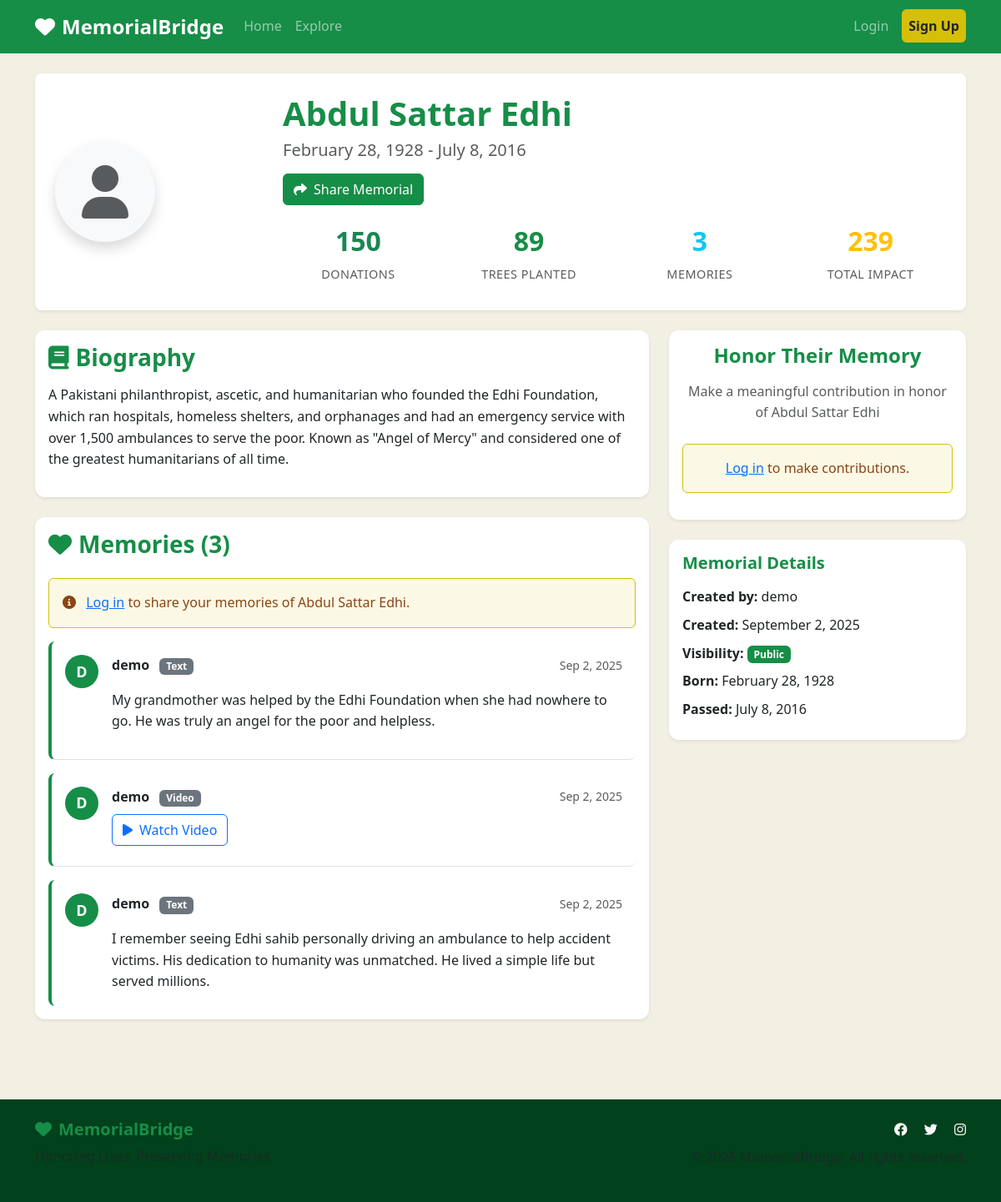
Screenshot of /m/abdul-sattar-edhi/ with the database file from the repository.
### main_app/models.py (models this page shows, shortened)
class Memorial(models.Model):
    VISIBILITY_CHOICES = [
        ('public', 'Public'),
        ('private', 'Private'),
    ]
    owner = models.ForeignKey(UserProfile, on_delete=models.CASCADE, related_name='memorials')
    name = models.CharField(max_length=200)
    slug = models.SlugField(unique=True, blank=True)
    dob = models.DateField(null=True, blank=True, verbose_name="Date of Birth")
    dod = models.DateField(null=True, blank=True, verbose_name="Date of Passing")
    bio = models.TextField(blank=True, help_text="Biography or description")
    cover_image = models.ImageField(upload_to='memorial_covers/', blank=True, null=True)
    visibility = models.CharField(max_length=10, choices=VISIBILITY_CHOICES, default='public')
    donations_count = models.IntegerField(default=0)
    trees_planted_count = models.IntegerField(default=0)
    created_at = models.DateTimeField(auto_now_add=True)
    updated_at = models.DateTimeField(auto_now=True)
    class Meta:
        ordering = ['-created_at']
    def total_contributions(self):
        return self.donations_count + self.trees_planted_count

class Memory(models.Model):
    MEMORY_TYPES = [
        ('text', 'Text'),
        ('image', 'Image'),
        ('video', 'Video'),
    ]
    memorial = models.ForeignKey(Memorial, on_delete=models.CASCADE, related_name='memories')
    author = models.ForeignKey(User, on_delete=models.CASCADE)
    type = models.CharField(max_length=10, choices=MEMORY_TYPES)
    content = models.TextField(blank=True, help_text="Text content for text memories")
    image = models.ImageField(upload_to='memory_images/', blank=True, null=True)
    video_url = models.URLField(blank=True, help_text="YouTube or other video URL")
    created_at = models.DateTimeField(auto_now_add=True)
    class Meta:
        ordering = ['-created_at']
        verbose_name_plural = 'Memories'

class UserProfile(models.Model):
    user = models.OneToOneField(User, on_delete=models.CASCADE)
    verified = models.BooleanField(default=False)

### main_app/views.py (the view, shortened to what this page needs)
# urls.py: path('m/<slug:slug>/', views.memorial_detail, name='memorial_detail'),
def memorial_detail(request, slug):
    memorial = get_object_or_404(Memorial, slug=slug)
    if memorial.visibility == 'private' and (
        not request.user.is_authenticated or
        memorial.owner.user != request.user
    ):
        messages.error(request, "This memorial is private.")
        return redirect('explore')
    memories = memorial.memories.all()
    memory_form = MemoryForm()
    context = {
        'memorial': memorial,
        'memories': memories,
        'memory_form': memory_form,
        'can_edit': request.user.is_authenticated and memorial.owner.user == request.user
    }
    return render(request, 'main_app/memorial_detail.html', context)

### templates/main_app/memorial_detail.html (shortened to what this page needs)
{% extends 'base.html' %}
{% load static %}
{% block content %}
<div class="container py-4">
    <div class="row mb-4">
        <div class="col-12">
            <div class="memorial-header bg-white rounded-3 shadow-sm p-4">
                <div class="row align-items-center">
                    <div class="col-md-3 text-center text-md-start">
                        {% if memorial.cover_image %}
                        <img src="{{ memorial.cover_image.url }}" class="memorial-profile-img rounded-circle shadow" alt="{{ memorial.name }}">
                        {% else %}
                        <div class="memorial-profile-placeholder rounded-circle shadow d-inline-flex align-items-center justify-content-center bg-light">
                            <i class="fas fa-user fa-4x text-muted"></i>
                        </div>
                        {% endif %}
                    </div>
                    <div class="col-md-9 mt-3 mt-md-0">
                        <h1 class="memorial-name fw-bold text-primary mb-2">{{ memorial.name }}</h1>
                        {% if memorial.dob and memorial.dod %}
                        <p class="memorial-dates text-muted h5 mb-3">
                            {{ memorial.dob|date:"F j, Y" }} - {{ memorial.dod|date:"F j, Y" }}
                        </p>
                        {% endif %}
                        <div class="memorial-actions d-flex flex-wrap gap-2 mb-3">
                            <button class="btn btn-primary copy-link-btn" data-slug="{{ memorial.slug }}">
                                <i class="fas fa-share me-2"></i>Share Memorial
                            </button>
                        </div>
                        <div class="memorial-stats">
                            <div class="row">
                                <div class="col-6 col-md-3">
                                    <div class="stat-box text-center">
                                        <div class="stat-number text-success fw-bold h4">{{ memorial.donations_count }}</div>
                                        <div class="stat-label text-muted small">Donations</div>
                                    </div>
                                </div>
                                <div class="col-6 col-md-3">
                                    <div class="stat-box text-center">
                                        <div class="stat-number text-primary fw-bold h4">{{ memorial.trees_planted_count }}</div>
                                        <div class="stat-label text-muted small">Trees Planted</div>
                                    </div>
                                </div>
                                <div class="col-6 col-md-3">
                                    <div class="stat-box text-center">
                                        <div class="stat-number text-info fw-bold h4">{{ memories.count }}</div>
                                        <div class="stat-label text-muted small">Memories</div>
                                    </div>
                                </div>
                                <div class="col-6 col-md-3">
                                    <div class="stat-box text-center">
                                        <div class="stat-number text-warning fw-bold h4">{{ memorial.total_contributions }}</div>
                                        <div class="stat-label text-muted small">Total Impact</div>
                                    </div>
                                </div>
                            </div>
                        </div>
                    </div>
                </div>
            </div>
        </div>
    </div>
    <div class="row">
        <div class="col-lg-8">
            {% if memorial.bio %}
            <div class="card border-0 shadow-sm mb-4">
                <div class="card-body">
                    <h3 class="card-title text-primary mb-3">
                        <i class="fas fa-book me-2"></i>Biography
                    </h3>
                    <p class="card-text lh-lg">{{ memorial.bio|linebreaks }}</p>
                </div>
            </div>
            {% endif %}
            <div class="card border-0 shadow-sm mb-4">
                <div class="card-body">
                    <h3 class="card-title text-primary mb-4">
                        <i class="fas fa-heart me-2"></i>Memories ({{ memories.count }})
                    </h3>
                    {% if user.is_authenticated %}
                    <div class="add-memory-section mb-4 p-3 bg-light rounded">
                        <h5 class="mb-3">Share a Memory</h5>
                        <form method="post" enctype="multipart/form-data">
                            {% csrf_token %}
                            <input type="hidden" name="memory_submit" value="1">
                            <div class="row">
                                <div class="col-md-3 mb-3">
                                    {{ memory_form.type.label_tag }}
                                    {{ memory_form.type }}
                                </div>
                                <div class="col-md-9 mb-3">
                                    <div id="memory-content-field">
                                        {{ memory_form.content.label_tag }}
                                        {{ memory_form.content }}
                                    </div>
                                    <div id="memory-image-field" style="display: none;">
                                        {{ memory_form.image.label_tag }}
                                        {{ memory_form.image }}
                                    </div>
                                    <div id="memory-video-field" style="display: none;">
                                        {{ memory_form.video_url.label_tag }}
                                        {{ memory_form.video_url }}
                                    </div>
                                </div>
                            </div>
                            <button type="submit" class="btn btn-primary">
                                <i class="fas fa-plus me-2"></i>Add Memory
                            </button>
                        </form>
                    </div>
                    {% else %}
                    <div class="alert alert-info">
                        <i class="fas fa-info-circle me-2"></i>
                        <a href="{% url 'login' %}">Log in</a> to share your memories of {{ memorial.name }}.
                    </div>
                    {% endif %}
                    <div class="memories-list">
                        {% for memory in memories %}
                        <div class="memory-item border-bottom pb-3 mb-3">
                            <div class="d-flex align-items-start">
                                <div class="memory-avatar me-3">
                                    <div class="avatar-circle bg-primary text-white rounded-circle d-flex align-items-center justify-content-center">
                                        {{ memory.author.username|first|upper }}
                                    </div>
                                </div>
                                <div class="memory-content flex-grow-1">
                                    <div class="memory-header d-flex justify-content-between align-items-center mb-2">
                                        <div>
                                            <strong>{{ memory.author.username }}</strong>
                                            <span class="badge bg-secondary ms-2">{{ memory.get_type_display }}</span>
                                        </div>
                                        <small class="text-muted">{{ memory.created_at|date:"M j, Y" }}</small>
                                    </div>
                                    {% if memory.type == 'text' %}
                                        <p class="memory-text">{{ memory.content|linebreaks }}</p>
                                    {% elif memory.type == 'video' %}
                                        {% if memory.video_url %}
                                        <div class="video-memory mb-2">
                                            <a href="{{ memory.video_url }}" target="_blank" class="btn btn-outline-primary">
                                                <i class="fas fa-play me-2"></i>Watch Video
                                            </a>
                                        </div>
                                        {% endif %}
                                    {% endif %}
                                </div>
                            </div>
                        </div>
                        {% empty %}
                        <div class="text-center py-4 text-muted">
                            <i class="fas fa-heart fa-3x mb-3"></i>
                            <p>No memories shared yet. Be the first to share a memory of {{ memorial.name }}.</p>
                        </div>
                        {% endfor %}
                    </div>
                </div>
            </div>
        </div>
        <div class="col-lg-4">
            <div class="card border-0 shadow-sm mb-4">
                <div class="card-body text-center">
                    <h4 class="card-title text-primary mb-3">Honor Their Memory</h4>
                    <p class="text-muted mb-4">Make a meaningful contribution in honor of {{ memorial.name }}</p>
                    <div class="d-grid gap-3">
                        {% if user.is_authenticated %}
                        <form method="post" class="d-inline">
                            {% csrf_token %}
                            <button type="submit" name="donate" class="btn btn-success btn-lg w-100">
                                <i class="fas fa-heart me-2"></i>Donate
                                <div class="small">Current: {{ memorial.donations_count }}</div>
                            </button>
                        </form>
                        <form method="post" class="d-inline">
                            {% csrf_token %}
                            <button type="submit" name="plant_tree" class="btn btn-primary btn-lg w-100">
                                <i class="fas fa-tree me-2"></i>Plant a Tree
                                <div class="small">Current: {{ memorial.trees_planted_count }}</div>
                            </button>
                        </form>
                        {% else %}
                        <div class="alert alert-info">
                            <a href="{% url 'login' %}">Log in</a> to make contributions.
                        </div>
                        {% endif %}
                    </div>
                </div>
            </div>
            <div class="card border-0 shadow-sm">
                <div class="card-body">
                    <h5 class="card-title text-primary mb-3">Memorial Details</h5>
                    <div class="memorial-details">
                        <div class="detail-item mb-2">
                            <strong>Created by:</strong> {{ memorial.owner.user.username }}
                        </div>
                        <div class="detail-item mb-2">
                            <strong>Created:</strong> {{ memorial.created_at|date:"F j, Y" }}
                        </div>
                        <div class="detail-item mb-2">
                            <strong>Visibility:</strong>
                            <span class="badge bg-{% if memorial.visibility == 'public' %}success{% else %}secondary{% endif %}">
                                {{ memorial.get_visibility_display }}
                            </span>
                        </div>
                        {% if memorial.dob %}
                        <div class="detail-item mb-2">
                            <strong>Born:</strong> {{ memorial.dob|date:"F j, Y" }}
                        </div>
                        {% endif %}
                        {% if memorial.dod %}
                        <div class="detail-item mb-2">
                            <strong>Passed:</strong> {{ memorial.dod|date:"F j, Y" }}
                        </div>
                        {% endif %}
                    </div>
                </div>
            </div>
        </div>
    </div>
</div>
{% endblock %}

### rows the page displays
Memorial: name "Abdul Sattar Edhi", dob "February 28, 1928", dod "July 8, 2016", donations_count "150", trees_planted_count "89", count "3", total_contributions "239", bio "A Pakistani philanthropist, ascetic, and humanitarian who founded the Edhi Foundation, which ran hospitals, homeless shelters, and orphanages and had an emergency service with over 1,500 ambulances to serve the poor. Known as \"Angel of Mercy\" and considered one of the greatest humanitarians of all time.", owner.user.username "demo", created_at "September 2, 2025", visibility "Public"
Memory: author.username|first "D", author.username "demo", type "Text", created_at "Sep 2, 2025", content "My grandmother was helped by the Edhi Foundation when she had nowhere to go. He was truly an angel for the poor and helpless."
Memory: author.username|first "D", author.username "demo", type "Video", created_at "Sep 2, 2025"
Memory: author.username|first "D", author.username "demo", type "Text", created_at "Sep 2, 2025", content "I remember seeing Edhi sahib personally driving an ambulance to help accident victims. His dedication to humanity was unmatched. He lived a simple life but served millions."

### other values shown
{{ memories.count }} "3"
